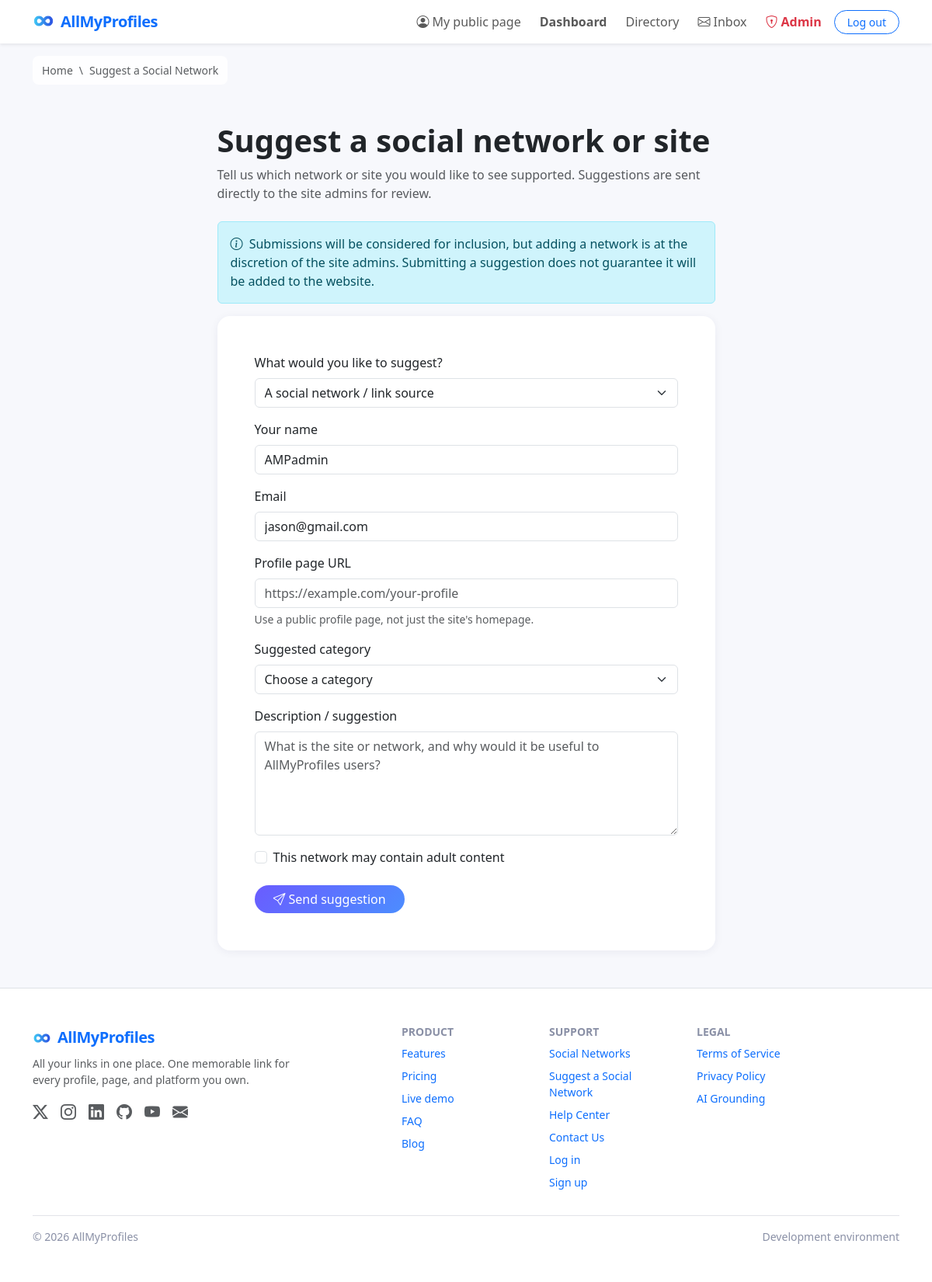
The app's page /suggest (signed in), older data.
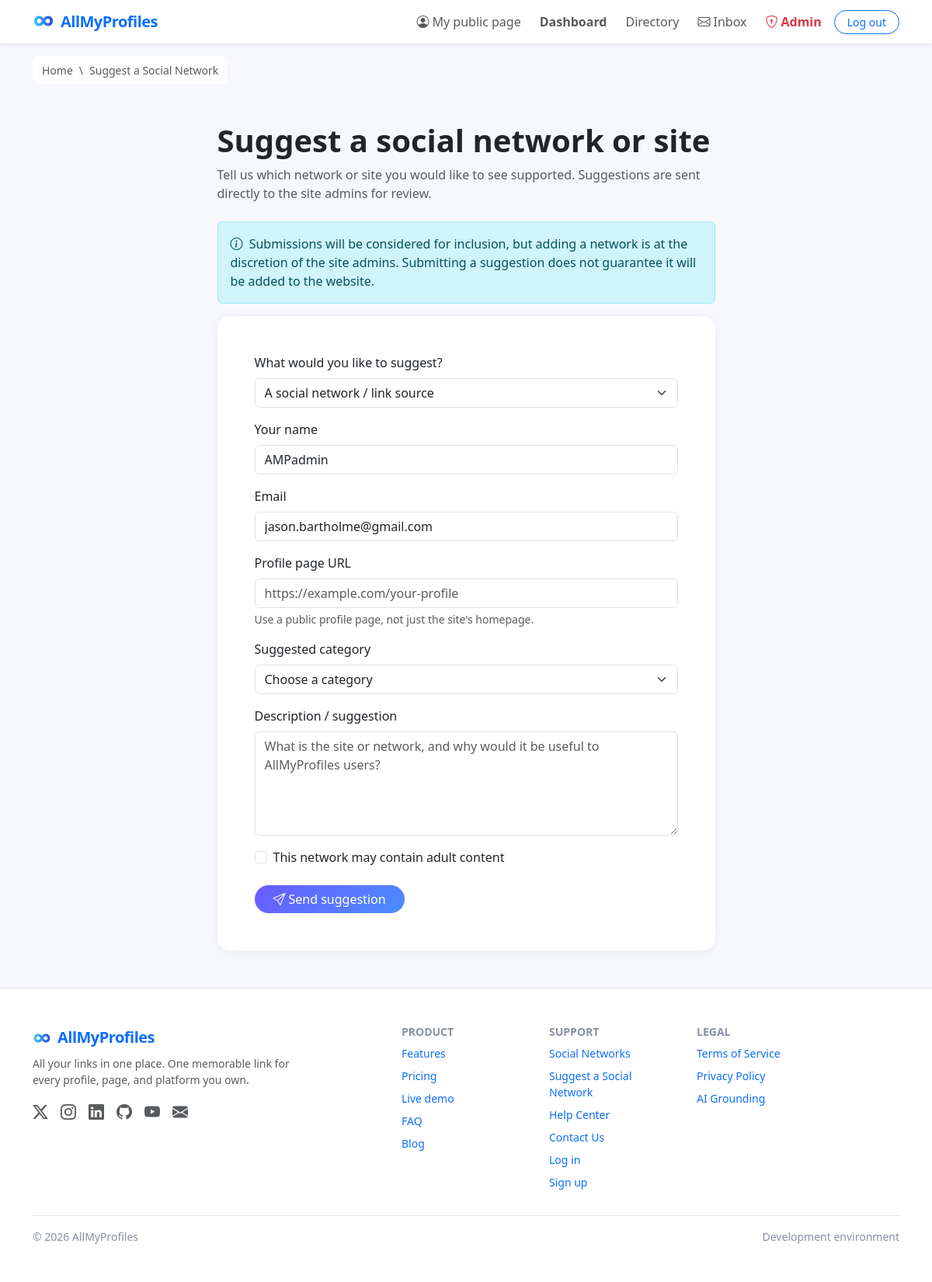
The same page, newer data.
### models.py (models this page shows, shortened)
class User(UserMixin, db.Model):
    __tablename__ = 'users'
    id = db.Column(db.Integer, primary_key=True)
    username = db.Column(db.String(80), unique=True, nullable=False, index=True)
    email = db.Column(db.String(120), unique=True, nullable=False, index=True)
    password_hash = db.Column(db.String(256), nullable=False)
    display_name = db.Column(db.String(120), nullable=True, unique=True,
                             index=True)
    headline = db.Column(db.String(250), nullable=True)
    bio = db.Column(db.Text, nullable=True)
    about_section = db.Column(db.Text, nullable=True)
    avatar_url = db.Column(db.String(500), nullable=True)
    avatar_path = db.Column(db.String(300), nullable=True)
    background_path = db.Column(db.String(300), nullable=True)
    tier = db.Column(db.String(20), default='Free')  # Free, Expanded, Full, Custom
    tier_changed_at = db.Column(db.DateTime, nullable=True)
    stripe_customer_id = db.Column(db.String(64), nullable=True, index=True)
    stripe_subscription_id = db.Column(db.String(64), nullable=True)
    stripe_subscription_status = db.Column(db.String(32), nullable=True)
    stripe_current_period_end = db.Column(db.BigInteger, nullable=True)
    skills = db.Column(db.String(300), nullable=True)
    location = db.Column(db.String(120), nullable=True)
    country_code = db.Column(db.String(3), nullable=True, index=True)
    country_name = db.Column(db.String(120), nullable=True)
    is_adult_oriented = db.Column(db.Boolean, default=False,
                                  nullable=False, server_default='0')
    video_platform = db.Column(db.String(10), nullable=True)
    video_id = db.Column(db.String(64), nullable=True)
    ga4_id = db.Column(db.String(32), nullable=True)
    is_admin = db.Column(db.Boolean, default=False, nullable=False)
    theme = db.Column(db.String(20), nullable=True, default='light')
    contact_disabled = db.Column(db.Boolean, default=False, nullable=False,
                                 server_default='0')
    directory_visible = db.Column(db.Boolean, default=False, nullable=False,
                                  server_default='0')
    age_verified = db.Column(db.Boolean, default=False, nullable=False,
                             server_default='0')
    is_featured = db.Column(db.Boolean, default=False, nullable=False,
                            server_default='0')
    is_demo = db.Column(db.Boolean, default=False, nullable=False,
                        server_default='0')
    created_at = db.Column(db.DateTime, default=lambda: datetime.now())
    links = db.relationship('Link', backref='owner', lazy=True,
                            cascade='all, delete-orphan')
    message_reads = db.relationship('MessageRead',
                                    back_populates='user',
                                    foreign_keys='MessageRead.user_id',
                                    cascade='all, delete-orphan',
                                    lazy='dynamic')
    @property
    def unread_messages(self):
        admin_unread = (MessageRead.query
                        .filter_by(user_id=self.id, is_read=False,
                                   is_archived=False)
                        .count())
        contact_unread = ContactMessage.query.filter_by(
            recipient_id=self.id, is_read=False, is_archived=False).count()
        return admin_unread + contact_unread

### app.py (the view, shortened to what this page needs)
    @app.route('/suggest', methods=['GET', 'POST'])
    def suggest():
        categories = LinkCategory.names()
        form_data = {
            'name': (current_user.display_name or current_user.username)
                    if current_user.is_authenticated else '',
            'email': current_user.email if current_user.is_authenticated else '',
        }
        return render_template('suggest.html', categories=categories,
                               form_data=form_data)

### app.py (called while the page is built, shortened)
def display_name_slug(text):
    slug = re.sub(r'\s+', '-', (text or '').strip().lower())
    return slug[:64]

def reserved_root_names():
    cached = _RESERVED_ROOT_CACHE.get('names')
    if cached is not None:
        return cached

def is_reserved_route_segment(segment):
    seg = (segment or '').strip().lower()
    if not seg:
        return False
    if '.' in seg:  # file-style paths (/llms.txt, /robots.txt, feeds…)
        return True
    return seg in reserved_root_names()

@login_manager.user_loader
def load_user(user_id):
    return db.session.get(User, int(user_id))

def profile_handle(user):
    slug = display_name_slug(getattr(user, 'display_name', None))
    handle = slug or (user.username or '')
    if handle.lower() in RESERVED_USERNAMES or is_reserved_route_segment(handle.lower()):
        return ''
    return handle

def url_for_profile(user, **kwargs):
    if user is None:
        return ''
    if not (getattr(user, 'display_name', None) or '').strip():
        return ''
    handle = profile_handle(user)
    if not handle:
        return ''
    return url_for('public_profile', handle=handle, **kwargs)

def _is_impersonating():
    return IMPERSONATION_KEY in session

### templates/suggest.html (shortened to what this page needs)
{% extends 'base.html' %}
{% block content %}
<div class="container py-5">
  <div class="row justify-content-center">
    <div class="col-md-9 col-lg-7">
      <h1 class="fw-bold mb-2">Suggest a social network or site</h1>
      <p class="text-muted mb-4">
        Tell us which network or site you would like to see supported. Suggestions
        are sent directly to the site admins for review.
      </p>
      <div class="alert alert-info" role="note">
        <i class="bi bi-info-circle me-1"></i>
        Submissions will be considered for inclusion, but adding a network is
        at the discretion of the site admins. Submitting a suggestion does not
        guarantee it will be added to the website.
      </div>
      <div class="card p-4 p-md-5">
        <form method="POST" action="{{ url_for('suggest') }}">
          <div class="mb-3">
            <label class="form-label" for="s_type">What would you like to suggest?</label>
            <select class="form-select" id="s_type" name="suggestion_type" required>
              <option value="social_network"
                {{ 'selected' if form_data.get('suggestion_type', 'social_network') == 'social_network' }}>
                A social network / link source
              </option>
            </select>
          </div>
          <div class="mb-3">
            <label class="form-label" for="s_name">Your name</label>
            <input class="form-control" id="s_name" name="name" required maxlength="120"
                   value="{{ form_data.get('name', '') }}">
          </div>
          <div class="mb-3">
            <label class="form-label" for="s_email">Email</label>
            <input class="form-control" id="s_email" name="email" type="email"
                   required maxlength="120" placeholder="you@example.com"
                   value="{{ form_data.get('email', '') }}">
          </div>
          <div class="mb-3" data-network-field>
            <label class="form-label" for="s_url">Profile page URL</label>
            <input class="form-control" id="s_url" name="profile_url" type="url"
                   maxlength="500" placeholder="https://example.com/your-profile"
                   value="{{ form_data.get('profile_url', '') }}">
            <div class="form-text">Use a public profile page, not just the site's homepage.</div>
          </div>
          <div class="mb-3" data-network-field>
            <label class="form-label" for="s_category">Suggested category</label>
            <select class="form-select" id="s_category" name="category">
              <option value="">Choose a category</option>
            </select>
          </div>
          <div class="mb-3">
            <label class="form-label" for="s_description">Description / suggestion</label>
            <textarea class="form-control" id="s_description" name="description"
                      rows="5" maxlength="3000" required
                      placeholder="What is the site or network, and why would it be useful to AllMyProfiles users?">{{ form_data.get('description', '') }}</textarea>
          </div>
          <div class="form-check mb-4" data-network-field>
            <input class="form-check-input" id="s_adult" name="is_adult"
                   type="checkbox" {{ 'checked' if form_data.get('is_adult') }}>
            <label class="form-check-label" for="s_adult">
              This network may contain adult content
            </label>
          </div>
          <button class="btn btn-primary rounded-pill px-4" type="submit">
            <i class="bi bi-send me-1"></i>Send suggestion
          </button>
        </form>
      </div>
    </div>
  </div>
</div>
{% endblock %}

Row changes from the older to the newer data that the page shows:
changed User "AMPadmin": email "jason@gmail.com" → "jason.bartholme@gmail.com"
